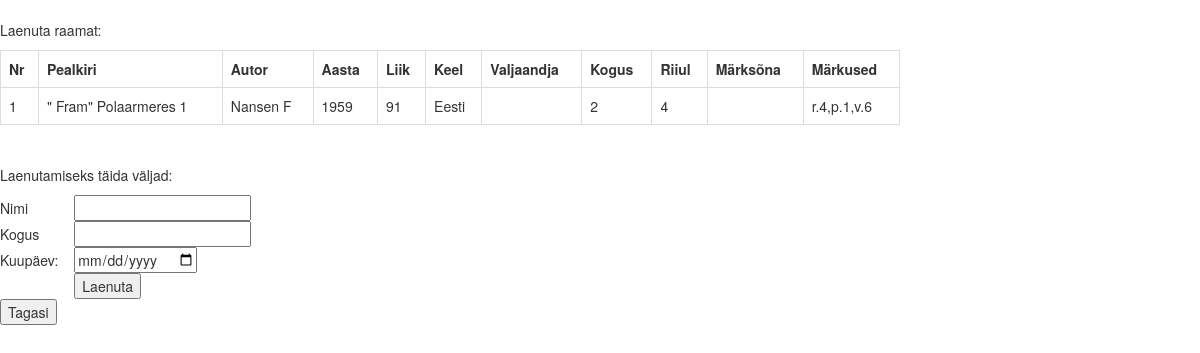
Screenshot of /borrow_periodicals.php?id=1 with the database file from the repository.
### tables this page shows
CREATE TABLE IF NOT EXISTS `book` (
  `id` int(11) NOT NULL AUTO_INCREMENT,
  `pealkiri` varchar(225) NOT NULL,
  `autor` varchar(225) DEFAULT NULL,
  `aasta` int(11) DEFAULT NULL,
  `liik` varchar(50) DEFAULT NULL,
  `keel` varchar(50) DEFAULT NULL,
  `valjaandja` varchar(50) DEFAULT NULL,
  `kogus` varchar(50) DEFAULT NULL,
  `riiul` varchar(50) DEFAULT NULL,
  `marksona` varchar(250) DEFAULT NULL,
  `markused` varchar(250) DEFAULT NULL,
  PRIMARY KEY (`id`)
);

### borrow_periodicals.php (the view, shortened to what this page needs)
<!DOCTYPE html>
<html>
<head>
<link rel="stylesheet" href="styles.css" type="text/css"/>
<link rel="stylesheet" href="https://maxcdn.bootstrapcdn.com/bootstrap/3.3.6/css/bootstrap.min.css" />
</head>
<body>
  <div class="borrow">
  <br>
  <p> Laenuta raamat: </p>
  <?php
include_once("config.php");
$id = $_GET['id'];
$result = mysqli_query($conn, "SELECT * FROM book WHERE id=$id") or die("error:".mysqli_error($conn));;
 echo  "<table class='table table-bordered table-sm' style='width:75%;'>
   <tr>
	<th>Nr</th>
	<th>Pealkiri</th>
	<th>Autor</th>
	<th>Aasta</th>
	<th>Liik</th>
	<th>Keel</th>
	<th>Valjaandja</th>
	<th>Kogus</th>
	<th>Riiul</th>
	<th>Märksõna</th>
	<th>Märkused</th>
	</tr>";
while($row = mysqli_fetch_row($result)){
	 echo '
  <tr>
	<td> '.$row["0"].'</td>
	<td>'.$row["1"].'</td>
	<td>'.$row["2"].'</td>
	<td>'.$row["3"].'</td>
	<td>'.$row["4"].'</td>
	<td>'.$row["5"].'</td>
	<td>'.$row["6"].'</td>
	<td>'.$row["7"].'</td>
	<td>'.$row["8"].'</td>
	<td>'.$row["9"].'</td>
	<td>'.$row["10"].'</td>
  </tr> ';
   echo "</table>";
}
?>
<br>
<p>Laenutamiseks täida väljad:</p>
  <form action=" " method="post" name="form1">
		<table width="25%" border="0">
			<tr>
				<td>Nimi</td>
				<td><input type="text" name="lugeja" required></td>
			</tr>
			<tr>
				<td>Kogus</td>
				<td><input type="text" name="kogus" required></td>
			</tr>
			<tr>
				<td>Kuupäev:</td>
				<td><input type="date" name="algus_kp" required></td>
			</tr>
			<tr>
			<td></td>
				<td><input type="submit" name="Submit" value="Laenuta"></td>
			</tr>
		</table>
	</form>
<div class="back_but">
<button onclick="window.location.href='periodicals_data.php';" >Tagasi</button>
</div>
</div>
</body>
</html>

### rows the page displays
book: id "1", pealkiri "\" Fram\" Polaarmeres 1", autor "Nansen F", aasta "1959", liik "91", keel "Eesti", kogus "2", riiul "4", markused "r.4,p.1,v.6"
